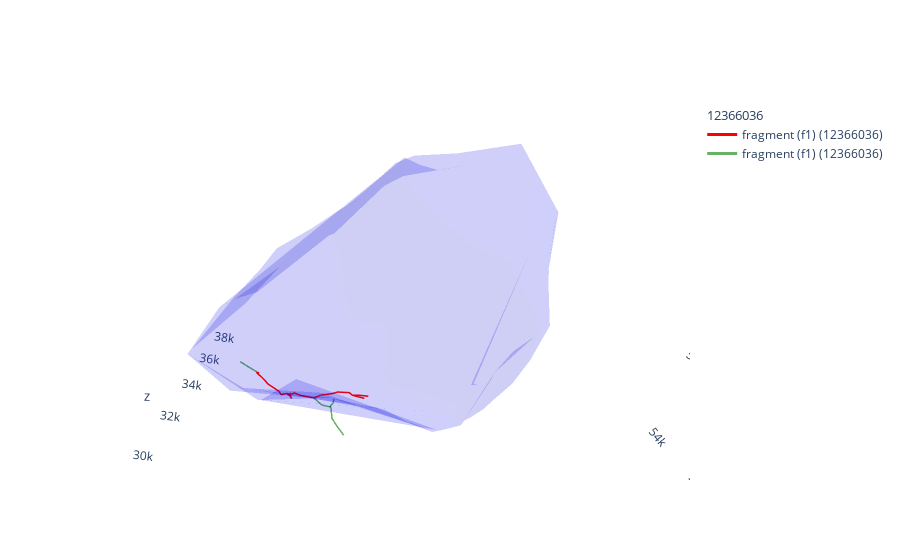

Notebook source saved alongside this figure:
### Code cell
import navis
import numpy as np

# --- Full neuron ---
neuron_full = pymaid.get_neuron(skid)

# --- Node coordinates ---
pts = neuron_full.nodes[['x','y','z']].to_numpy()

# --- Inside / Outside masks ---
inside_mask = roi_mesh.contains(pts)
outside_mask = ~inside_mask

# --- Subset neurons ---
n_inside = navis.subset_neuron(
    neuron_full,
    subset=neuron_full.nodes.loc[inside_mask, "node_id"].tolist(),
    inplace=False,
    prevent_fragments=True
)

n_outside = navis.subset_neuron(
    neuron_full,
    subset=neuron_full.nodes.loc[outside_mask, "node_id"].tolist(),
    inplace=False,
    prevent_fragments=True
)

print("Inside nodes:", len(n_inside.nodes))
print("Outside nodes:", len(n_outside.nodes))

# --- Plot together ---
fig = navis.plot3d(
    [n_inside, n_outside],
    backend="plotly",
    inline=False,
    color=["red", "green"],
    linewidth=3,
    alpha=[1, 0.6]
)

# Overlay ROI mesh
navis.plot3d(
    roi_mesh,
    fig=fig,
    color="blue",
    alpha=0.15
)

### Figure 1 — Plotly figure (JSON) as saved in the notebook; plotly's stock layout.template omitted (floating-point values rounded to 4 significant figures; data arrays with more than 128 entries replaced by an {"elided": "..."} marker saying what was removed)
{"data": [{"hoverinfo": "none", "hovertext": " ", "legendgroup": "12366036", "legendgrouptitle": {"text": "12366036"}, "line": {"color": "rgb(255,0,0)", "dash": "solid", "width": 3}, "mode": "lines", "name": "fragment (f1) (12366036)", "opacity": 1, "showlegend": true, "type": "scatter3d", "x": [49550.0, 49610.0, 49600.0, 49510.0, 49400.0, 49330.0, 49450.0, 49530.0, 49720.0, 49730.0, 49850.0, 50000.0, 50140.0, 50230.0, 50380.0, 50460.0, 50480.0, 50520.0, 50440.0, null, 49400.0, 49430.0, 49450.0, 49620.0, 49730.0, null, 50370.0, 50410.0, 50440.0, null, 50480.0, 50440.0, null], "y": [61740.0, 61700.0, 61660.0, 61900.0, 62200.0, 62650.0, 62790.0, 62830.0, 63020.0, 63030.0, 63190.0, 63320.0, 63580.0, 64030.0, 64270.0, 64640.0, 64800.0, 65200.0, 65310.0, null, 63070.0, 63140.0, 63190.0, 63180.0, 63030.0, null, 65870.0, 65540.0, 65310.0, null, 65720.0, 65310.0, null], "z": [33408, 33328, 33312, 33184, 32976, 32736, 32384, 32288, 32128, 32112, 31936, 31840, 31552, 31408, 31408, 31472, 31568, 31568, 31568, null, 32640, 32400, 32240, 32112, 32112, null, 31728, 31664, 31568, null, 31424, 31568, null]}, {"hoverinfo": "none", "hovertext": " ", "legendgroup": "12366036", "legendgrouptitle": {"text": "12366036"}, "line": {"color": "rgb(0,128,0)", "dash": "solid", "width": 3}, "mode": "lines", "name": "fragment (f1) (12366036)", "opacity": 0.6, "showlegend": true, "type": "scatter3d", "x": [49970.0, 49610.0, 49600.0, 49510.0, 49400.0, 49330.0, 49450.0, 49530.0, 49720.0, 49730.0, 49850.0, 50000.0, 50140.0, 50230.0, null, 50590.0, 50540.0, 50540.0, 50580.0, 50550.0, 50410.0, 50400.0, 50230.0, null, 49430.0, 49450.0, 49620.0, 49730.0, null, 50840.0, 50700.0, 50550.0, null], "y": [61020.0, 61700.0, 61660.0, 61900.0, 62200.0, 62650.0, 62790.0, 62830.0, 63020.0, 63030.0, 63190.0, 63320.0, 63580.0, 64030.0, null, 65180.0, 64930.0, 64760.0, 64660.0, 64620.0, 64410.0, 64330.0, 64030.0, null, 63140.0, 63190.0, 63180.0, 63030.0, null, 64720.0, 64710.0, 64620.0, null], "z": [33328, 33328, 33312, 33184, 32976, 32736, 32384, 32288, 32128, 32112, 31936, 31840, 31552, 31408, null, 29328, 29776, 30080, 30576, 30624, 30832, 30880, 31408, null, 32400, 32240, 32112, 32112, null, 30656, 30624, 30624, null]}, {"color": "rgba(0,0,255,0.1)", "hoverinfo": "none", "i": {"elided": "578 int values"}, "j": {"elided": "578 int values"}, "k": {"elided": "578 int values"}, "showlegend": false, "type": "mesh3d", "x": {"elided": "288 float values"}, "y": {"elided": "288 float values"}, "z": {"elided": "288 int values"}}], "layout": {"autosize": true, "legend": {"bgcolor": "rgba(0, 0, 0, 0)", "orientation": "v"}, "paper_bgcolor": "rgba(0, 0, 0, 0)", "plot_bgcolor": "rgba(0, 0, 0, 0)", "scene": {"aspectmode": "data", "aspectratio": {"x": 0.9956, "y": 1.054, "z": 0.9532}, "camera": {"center": {"x": 0, "y": 0, "z": 0}, "eye": {"x": 0.4987, "y": -0.085, "z": -1.244}, "projection": {"type": "perspective"}, "up": {"x": 0, "y": 0, "z": 1}}, "xaxis": {"backgroundcolor": "rgb(240, 240, 240)", "gridcolor": "rgb(255, 255, 255)", "showbackground": false, "showgrid": false, "showline": false, "type": "linear", "zerolinecolor": "rgb(255, 255, 255)"}, "yaxis": {"backgroundcolor": "rgb(240, 240, 240)", "gridcolor": "rgb(255, 255, 255)", "showbackground": false, "showgrid": false, "showline": false, "type": "linear", "zerolinecolor": "rgb(255, 255, 255)"}, "zaxis": {"backgroundcolor": "rgb(240, 240, 240)", "gridcolor": "rgb(255, 255, 255)", "showbackground": false, "showgrid": false, "showline": false, "type": "linear", "zerolinecolor": "rgb(255, 255, 255)"}}, "showlegend": true}}
